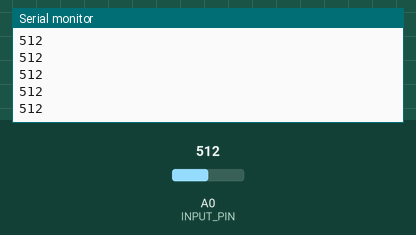
Simulated run of this sketch. Board: Arduino Uno, built with avr-gcc and run on an emulated ATmega328P. On the bench: the last lines printed to the serial monitor. The test bench sets the inputs (shaded band); at power-on: A0 (INPUT_PIN) = 512.

Above: at 1.2 s.
1.3 s: A0 (INPUT_PIN) set to 716
At 2.3 s:
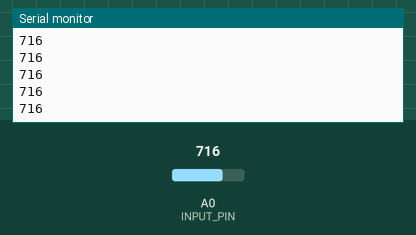
2.8 s: A0 (INPUT_PIN) set to 900
At 3.3 s:
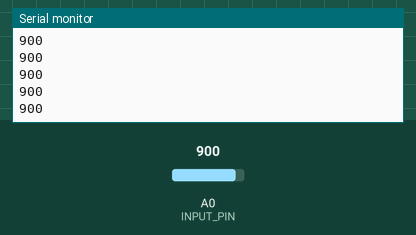
Timing chart, 0 to 5.0 s (numbered marks = the images above; inputs shaded):
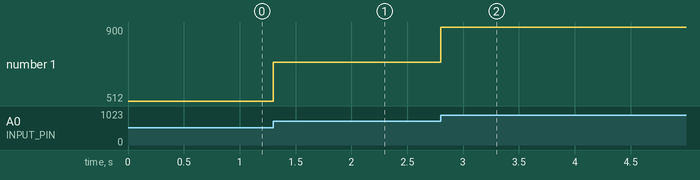

The sketch:

bioamp_exg_pill.ino
```cpp
/*
 * BrainBoard BioAmp EXG Pill firmware reference
 * ----------------------------------------------
 * Reads the analog output of a BioAmp EXG Pill in EOG mode and streams
 * one ADC sample per line over USB serial. This is the host-side
 * counterpart to BioAmpEXGDriver.
 *
 * Wiring:
 *   BioAmp EXG Pill OUT  ──── A0 (analog input)
 *   BioAmp EXG Pill GND  ──── GND
 *   BioAmp EXG Pill VCC  ──── 3.3V (or 5V depending on your board variant)
 *
 *   Electrodes (EOG configuration, single-eye vertical):
 *     IN+ ──── above the eye (or on the eyebrow)
 *     IN- ──── below the eye (cheekbone)
 *     REF ──── on the forehead / behind the ear
 *
 * Sampling: 500 Hz (matches BioAmpConfig.sample_rate_hz default).
 *
 * Output format:
 *   <decimal int>\n
 *   …
 *
 * No bandpass is applied here in firmware. The driver applies its own
 * bandpass (0.5-10 Hz) via scipy on the host side. If you want to offload
 * the filter to the MCU, reuse the EXG_Filter() function from the
 * Upside Down Labs reference repo and replace `raw` below with
 * `EXG_Filter(raw)`.
 *
 * Tested on:
 *   - Maker Uno (ATmega328P)
 *   - ESP32 DevKit (use ADC1 only; ADC2 conflicts with WiFi)
 *
 * If you target ESP32, change `INPUT_PIN` to e.g. 36 (GPIO36 / VP).
 */

const int INPUT_PIN = A0;
const unsigned long SAMPLE_INTERVAL_US = 2000UL;  // 500 Hz

unsigned long next_sample_us = 0;

void setup() {
  Serial.begin(115200);
  // Print a banner so the host can verify the link is alive.
  // The driver tolerates non-numeric lines and skips them.
  Serial.println("BIOAMP READY");

  // ESP32: analogReadResolution(12); analogSetAttenuation(ADC_11db);
  // Uno is 10-bit by default; that's already what BioAmpConfig defaults assume.

  next_sample_us = micros();
}

void loop() {
  unsigned long now = micros();
  if ((long)(now - next_sample_us) >= 0) {
    int raw = analogRead(INPUT_PIN);
    Serial.println(raw);
    next_sample_us += SAMPLE_INTERVAL_US;
  }
}
```

Measured:
- after the input at 1.3 s, the serial monitor: prints a new line at once (image 1)
- after the input at 2.8 s, the serial monitor: prints a new line at once (image 2)
- plotted number 1: 512 → 716 after the input at 1.3 s, 716 → 900 after the input at 2.8 s
